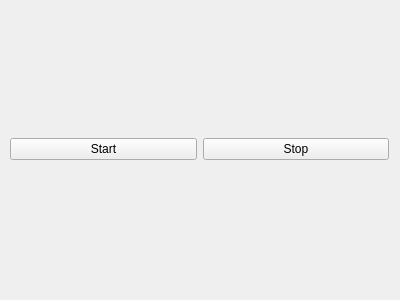
<?xml version="1.0" encoding="UTF-8"?>
<ui version="4.0">
 <class>Camera</class>
 <widget class="QWidget" name="Camera">
  <property name="geometry">
   <rect>
    <x>0</x>
    <y>0</y>
    <width>400</width>
    <height>300</height>
   </rect>
  </property>
  <property name="windowTitle">
   <string>Camera</string>
  </property>
  <widget class="QWidget" name="horizontalLayoutWidget">
   <property name="geometry">
    <rect>
     <x>-1</x>
     <y>-1</y>
     <width>401</width>
     <height>301</height>
    </rect>
   </property>
   <layout class="QHBoxLayout" name="horizontalLayout">
    <item>
     <widget class="QPushButton" name="startButton">
      <property name="text">
       <string>Start</string>
      </property>
     </widget>
    </item>
    <item>
     <widget class="QPushButton" name="stopButton">
      <property name="text">
       <string>Stop</string>
      </property>
     </widget>
    </item>
   </layout>
  </widget>
 </widget>
 <layoutdefault spacing="6" margin="11"/>
 <resources/>
 <connections/>
</ui>
